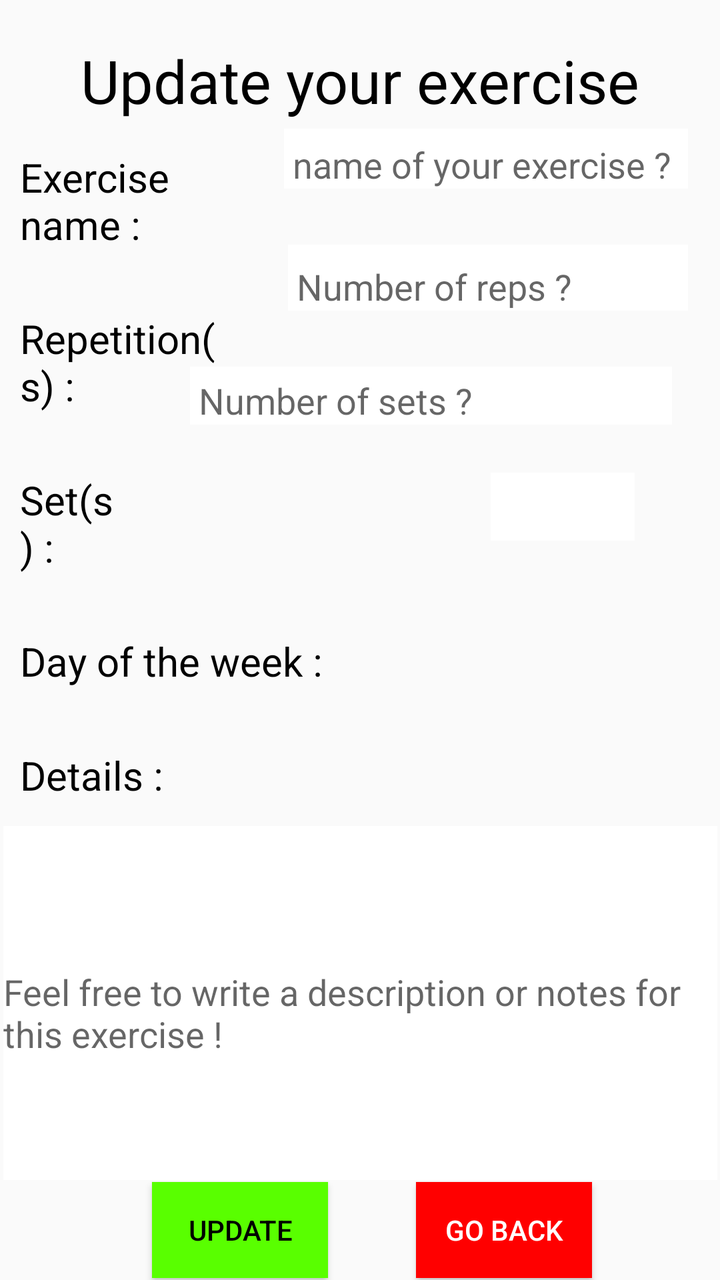
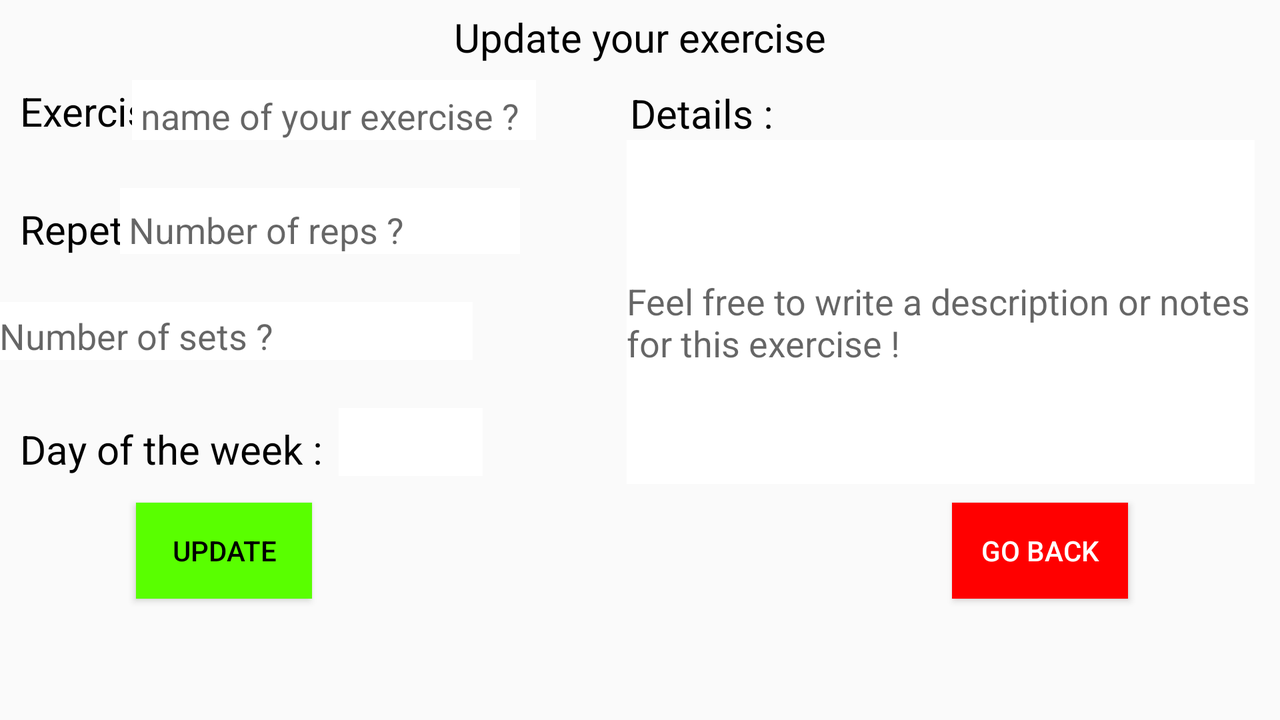

First picture: res/layout/ on a phone held upright. Second picture: the repository's own variant of that layout, on a device whose configuration matches the variant's folder. Source for both follows.
<!-- AndroidManifest.xml: application theme AppTheme -->
<!-- res/layout/activity_modify.xml -->
<?xml version="1.0" encoding="utf-8"?>
<androidx.constraintlayout.widget.ConstraintLayout xmlns:android="http://schemas.android.com/apk/res/android"
    xmlns:app="http://schemas.android.com/apk/res-auto"
    xmlns:tools="http://schemas.android.com/tools"
    android:layout_width="match_parent"
    android:layout_height="match_parent"
    android:orientation="vertical"
    android:background="@drawable/green">

    <EditText
        android:id="@+id/detailUpdate"
        android:layout_width="357dp"
        android:layout_height="177dp"
        android:layout_alignRight="@+id/exerciseNameDetail"
        android:layout_marginTop="12dp"
        android:background="@color/white"
        android:inputType="text|textMultiLine"
        android:hint="Feel free to write a description or notes for this exercise !"
        android:paddingTop="10dp"
        app:layout_constraintEnd_toEndOf="parent"
        app:layout_constraintStart_toStartOf="parent"
        app:layout_constraintTop_toBottomOf="@+id/details">

    </EditText>

    <TextView
        android:id="@+id/details"
        android:layout_width="0dp"
        android:layout_height="wrap_content"
        android:layout_marginTop="20dp"
        android:layout_weight="1"
        android:paddingLeft="10dp"
        android:paddingTop="10dp"
        android:text="Details : "
        android:textColor="@color/black"
        android:textSize="20sp"
        app:layout_constraintStart_toStartOf="parent"
        app:layout_constraintTop_toBottomOf="@+id/dayOfWeekDetail">

    </TextView>

    <TextView
        android:id="@+id/dayOfWeekDetail"
        android:layout_width="0dp"
        android:layout_height="wrap_content"
        android:layout_marginTop="20dp"
        android:layout_weight="1"
        android:paddingLeft="10dp"
        android:paddingTop="10dp"
        android:text="Day of the week :"
        android:textColor="@color/black"
        android:textSize="20sp"
        app:layout_constraintStart_toStartOf="parent"
        app:layout_constraintTop_toBottomOf="@+id/setDetail">

    </TextView>

    <TextView
        android:id="@+id/titleUpdate"
        android:layout_width="wrap_content"
        android:layout_height="wrap_content"
        android:layout_gravity="center"
        android:paddingTop="20dp"
        android:text="Update your exercise"
        android:textColor="@color/black"
        android:textSize="30sp"
        app:layout_constraintEnd_toEndOf="parent"
        app:layout_constraintStart_toStartOf="parent"
        app:layout_constraintTop_toTopOf="parent">

    </TextView>

    <TextView
        android:id="@+id/exerciseNameDetail"
        android:layout_width="0dp"
        android:layout_height="wrap_content"
        android:layout_marginTop="65dp"
        android:layout_weight="1"
        android:paddingLeft="10dp"
        android:paddingTop="10dp"
        android:text="Exercise name : "
        android:textColor="@color/black"
        android:textSize="20sp"
        app:layout_constraintEnd_toStartOf="@+id/exerciseNameUpdate"
        app:layout_constraintStart_toStartOf="parent"
        app:layout_constraintTop_toTopOf="parent">

    </TextView>

    <TextView
        android:id="@+id/repetitionDetail"
        android:layout_width="0dp"
        android:layout_height="wrap_content"
        android:layout_marginTop="20dp"
        android:layout_marginEnd="31dp"
        android:layout_marginRight="31dp"
        android:layout_weight="1"
        android:paddingLeft="10dp"
        android:paddingTop="10dp"
        android:text="Repetition(s) : "
        android:textColor="@color/black"
        android:textSize="20sp"
        app:layout_constraintEnd_toStartOf="@+id/repetitionUpdate"
        app:layout_constraintStart_toStartOf="parent"
        app:layout_constraintTop_toBottomOf="@+id/exerciseNameDetail">

    </TextView>

    <TextView
        android:id="@+id/setDetail"
        android:layout_width="0dp"
        android:layout_height="wrap_content"
        android:layout_marginTop="20dp"
        android:layout_marginEnd="36dp"
        android:layout_marginRight="36dp"
        android:layout_weight="1"
        android:paddingLeft="10dp"
        android:paddingTop="10dp"
        android:text="Set(s) :"
        android:textColor="@color/black"
        android:textSize="20sp"
        app:layout_constraintEnd_toStartOf="@id/setUpdate"
        app:layout_constraintStart_toStartOf="parent"
        app:layout_constraintTop_toBottomOf="@+id/repetitionDetail">

    </TextView>

    <EditText
        android:id="@+id/exerciseNameUpdate"
        android:layout_width="202dp"
        android:layout_height="30dp"
        android:layout_alignRight="@+id/exerciseNameDetail"
        android:layout_marginTop="4dp"
        android:layout_marginBottom="10dp"
        android:layout_marginEnd="16dp"
        android:layout_marginRight="16dp"
        android:background="@color/white"
        android:inputType="text"
        android:hint=" name of your exercise ?"
        android:paddingTop="10dp"
        app:layout_constraintEnd_toEndOf="parent"
        app:layout_constraintTop_toBottomOf="@+id/titleUpdate">

    </EditText>

    <EditText
        android:id="@+id/repetitionUpdate"
        android:layout_width="200dp"
        android:layout_height="33dp"
        android:layout_alignRight="@+id/exerciseNameDetail"
        android:layout_marginTop="28dp"
        android:layout_marginEnd="16dp"
        android:layout_marginRight="16dp"
        android:background="@color/white"
        android:inputType="number"
        android:hint=" Number of reps ?"
        android:paddingTop="10dp"
        app:layout_constraintEnd_toEndOf="parent"
        app:layout_constraintTop_toBottomOf="@+id/exerciseNameUpdate">

    </EditText>

    <EditText
        android:id="@+id/setUpdate"
        android:layout_width="241dp"
        android:layout_height="29dp"
        android:layout_alignRight="@+id/exerciseNameDetail"
        android:layout_marginTop="28dp"
        android:layout_marginEnd="24dp"
        android:layout_marginRight="24dp"
        android:background="@color/white"
        android:inputType="number"
        android:hint=" Number of sets ?"
        android:paddingTop="10dp"
        app:layout_constraintEnd_toEndOf="parent"
        app:layout_constraintTop_toBottomOf="@+id/repetitionUpdate">

    </EditText>

    <Spinner
        android:id="@+id/dayOfWeekSpinnerUpdate"
        android:layout_width="72dp"
        android:layout_height="34dp"
        android:layout_marginStart="84dp"
        android:layout_marginLeft="84dp"
        android:layout_marginTop="24dp"
        android:background="@color/white"
        android:dropDownSelector="@color/grey"
        app:layout_constraintStart_toEndOf="@+id/dayOfWeekDetail"
        app:layout_constraintTop_toBottomOf="@+id/setUpdate">

    </Spinner>

    <Button
        android:id="@+id/updateExercise"
        android:layout_width="wrap_content"
        android:layout_height="wrap_content"
        android:layout_marginStart="76dp"
        android:layout_marginLeft="76dp"
        android:background="@color/green"
        android:text="Update"
        android:textColor="@color/black"
        app:layout_constraintBottom_toBottomOf="parent"
        app:layout_constraintStart_toStartOf="parent"
        app:layout_constraintTop_toBottomOf="@+id/detailUpdate"
        app:layout_constraintVertical_bias="0.478" />

    <Button
        android:id="@+id/goBack"
        android:layout_width="wrap_content"
        android:layout_height="wrap_content"
        android:layout_marginEnd="64dp"
        android:layout_marginRight="64dp"
        android:background="@color/red"
        android:text="Go Back"
        android:textColor="@color/white"
        app:layout_constraintBottom_toBottomOf="parent"
        app:layout_constraintEnd_toEndOf="parent"
        app:layout_constraintTop_toBottomOf="@+id/detailUpdate"
        app:layout_constraintVertical_bias="0.478" />

    <TextView
        android:id="@+id/errorUpdate"
        android:layout_width="wrap_content"
        android:layout_height="wrap_content"
        android:layout_marginBottom="112dp"
        android:textColor="@color/red"
        app:layout_constraintBottom_toBottomOf="parent"
        app:layout_constraintEnd_toEndOf="parent"
        app:layout_constraintHorizontal_bias="0.087"
        app:layout_constraintStart_toStartOf="parent" />


</androidx.constraintlayout.widget.ConstraintLayout>
<!-- resources referenced by this layout -->
<resources>
  <color name="black">#000000</color>
  <color name="green">#59FF00</color>
  <color name="grey">#BDBDBD</color>
  <color name="red">#FF0000</color>
  <color name="white">#FFFFFF</color>
  <style name="AppTheme" parent="Theme.AppCompat.Light.DarkActionBar">
          
          <item name="actionBarStyle">@style/MyActionBar</item>
          <item name="listMenuViewStyle">@style/MyActionBar</item>
      </style>
  <style name="MyActionBar" parent="@style/Widget.AppCompat.Light.ActionBar.Solid.Inverse">
          <item name="background">@color/green_dark</item>
          <item name="titleTextStyle">@style/MyActionBarTitle</item>
      </style>
  <color name="green_dark">#4AD116</color>
  <style name="MyActionBarTitle" parent="@style/TextAppearance.AppCompat.Widget.ActionBar.Title">
          <item name="android:textColor">@color/white</item>
      </style>
</resources>
<!-- res/layout-land/activity_modify.xml (the repository's variant of the layout above) -->
<!-- drawn on the phone turned sideways -->
<?xml version="1.0" encoding="utf-8"?>
<androidx.constraintlayout.widget.ConstraintLayout xmlns:android="http://schemas.android.com/apk/res/android"
    xmlns:app="http://schemas.android.com/apk/res-auto"
    xmlns:tools="http://schemas.android.com/tools"
    android:layout_width="match_parent"
    android:layout_height="match_parent"
    android:orientation="vertical"
    android:background="@drawable/green">

    <EditText
        android:id="@+id/detailUpdate"
        android:layout_width="314dp"
        android:layout_height="172dp"
        android:layout_alignRight="@+id/exerciseNameDetail"
        android:background="@color/white"
        android:hint="Feel free to write a description or notes for this exercise !"
        android:inputType="text|textMultiLine"
        android:paddingTop="10dp"
        app:layout_constraintEnd_toEndOf="parent"
        app:layout_constraintHorizontal_bias="0.961"
        app:layout_constraintStart_toStartOf="parent"
        app:layout_constraintTop_toBottomOf="@+id/details">

    </EditText>

    <TextView
        android:id="@+id/details"
        android:layout_width="0dp"
        android:layout_height="wrap_content"
        android:layout_marginStart="37dp"
        android:layout_marginLeft="37dp"
        android:layout_marginTop="1dp"
        android:layout_weight="1"
        android:paddingLeft="10dp"
        android:paddingTop="10dp"
        android:text="Details : "
        android:textColor="@color/black"
        android:textSize="20sp"
        app:layout_constraintStart_toEndOf="@+id/exerciseNameUpdate"
        app:layout_constraintTop_toBottomOf="@+id/titleUpdate">

    </TextView>

    <TextView
        android:id="@+id/dayOfWeekDetail"
        android:layout_width="0dp"
        android:layout_height="wrap_content"
        android:layout_marginTop="20dp"
        android:layout_weight="1"
        android:paddingLeft="10dp"
        android:paddingTop="10dp"
        android:text="Day of the week :"
        android:textColor="@color/black"
        android:textSize="20sp"
        app:layout_constraintStart_toStartOf="parent"
        app:layout_constraintTop_toBottomOf="@+id/setDetail">

    </TextView>

    <TextView
        android:id="@+id/titleUpdate"
        android:layout_width="wrap_content"
        android:layout_height="wrap_content"
        android:layout_gravity="center"
        android:paddingTop="5dp"
        android:text="Update your exercise"
        android:textColor="@color/black"
        android:textSize="20sp"
        app:layout_constraintEnd_toEndOf="parent"
        app:layout_constraintStart_toStartOf="parent"
        app:layout_constraintTop_toTopOf="parent">

    </TextView>

    <TextView
        android:id="@+id/exerciseNameDetail"
        android:layout_width="162dp"
        android:layout_height="39dp"
        android:layout_marginTop="32dp"
        android:layout_weight="1"
        android:paddingLeft="10dp"
        android:paddingTop="10dp"
        android:text="Exercise name : "
        android:textColor="@color/black"
        android:textSize="20sp"
        app:layout_constraintEnd_toStartOf="@+id/exerciseNameUpdate"
        app:layout_constraintHorizontal_bias="0.0"
        app:layout_constraintStart_toStartOf="parent"
        app:layout_constraintTop_toTopOf="parent">

    </TextView>

    <TextView
        android:id="@+id/repetitionDetail"
        android:layout_width="150dp"
        android:layout_height="37dp"
        android:layout_marginTop="20dp"
        android:layout_marginEnd="31dp"
        android:layout_marginRight="31dp"
        android:layout_weight="1"
        android:paddingLeft="10dp"
        android:paddingTop="10dp"
        android:text="Repetition(s) : "
        android:textColor="@color/black"
        android:textSize="20sp"
        app:layout_constraintEnd_toStartOf="@+id/repetitionUpdate"
        app:layout_constraintHorizontal_bias="0.0"
        app:layout_constraintStart_toStartOf="parent"
        app:layout_constraintTop_toBottomOf="@+id/exerciseNameDetail">

    </TextView>

    <TextView
        android:id="@+id/setDetail"
        android:layout_width="100dp"
        android:layout_height="37dp"
        android:layout_marginTop="16dp"
        android:layout_marginEnd="36dp"
        android:layout_marginRight="36dp"
        android:layout_weight="1"
        android:paddingLeft="10dp"
        android:paddingTop="10dp"
        android:text="Set(s) :"
        android:textColor="@color/black"
        android:textSize="20sp"
        app:layout_constraintEnd_toStartOf="@id/setUpdate"
        app:layout_constraintHorizontal_bias="0.0"
        app:layout_constraintStart_toStartOf="parent"
        app:layout_constraintTop_toBottomOf="@+id/repetitionDetail">

    </TextView>

    <EditText
        android:id="@+id/exerciseNameUpdate"
        android:layout_width="202dp"
        android:layout_height="30dp"
        android:layout_alignRight="@+id/exerciseNameDetail"
        android:layout_marginTop="8dp"
        android:layout_marginEnd="372dp"
        android:layout_marginRight="372dp"
        android:background="@color/white"
        android:hint=" name of your exercise ?"
        android:inputType="text"
        android:paddingTop="10dp"
        app:layout_constraintEnd_toEndOf="parent"
        app:layout_constraintTop_toBottomOf="@+id/titleUpdate">

    </EditText>

    <EditText
        android:id="@+id/repetitionUpdate"
        android:layout_width="200dp"
        android:layout_height="33dp"
        android:layout_alignRight="@+id/exerciseNameDetail"
        android:layout_marginTop="24dp"
        android:layout_marginEnd="380dp"
        android:layout_marginRight="380dp"
        android:background="@color/white"
        android:hint=" Number of reps ?"
        android:inputType="number"
        android:paddingTop="10dp"
        app:layout_constraintEnd_toEndOf="parent"
        app:layout_constraintTop_toBottomOf="@+id/exerciseNameUpdate">

    </EditText>

    <EditText
        android:id="@+id/setUpdate"
        android:layout_width="241dp"
        android:layout_height="29dp"
        android:layout_alignRight="@+id/exerciseNameDetail"
        android:layout_marginTop="24dp"
        android:layout_marginEnd="404dp"
        android:layout_marginRight="404dp"
        android:background="@color/white"
        android:hint=" Number of sets ?"
        android:inputType="number"
        android:paddingTop="10dp"
        app:layout_constraintEnd_toEndOf="parent"
        app:layout_constraintTop_toBottomOf="@+id/repetitionUpdate">

    </EditText>

    <Spinner
        android:id="@+id/dayOfWeekSpinnerUpdate"
        android:layout_width="72dp"
        android:layout_height="34dp"
        android:layout_marginStart="8dp"
        android:layout_marginLeft="8dp"
        android:layout_marginTop="24dp"
        android:background="@color/white"
        android:dropDownSelector="@color/grey"
        app:layout_constraintStart_toEndOf="@+id/dayOfWeekDetail"
        app:layout_constraintTop_toBottomOf="@+id/setUpdate">

    </Spinner>

    <Button
        android:id="@+id/updateExercise"
        android:layout_width="wrap_content"
        android:layout_height="wrap_content"
        android:layout_marginStart="68dp"
        android:layout_marginLeft="68dp"
        android:background="@color/green"
        android:text="Update"
        android:textColor="@color/black"
        app:layout_constraintBottom_toBottomOf="parent"
        app:layout_constraintStart_toStartOf="parent"
        app:layout_constraintTop_toBottomOf="@+id/detailUpdate"
        app:layout_constraintVertical_bias="0.132" />

    <Button
        android:id="@+id/goBack"
        android:layout_width="wrap_content"
        android:layout_height="wrap_content"
        android:layout_marginEnd="76dp"
        android:layout_marginRight="76dp"
        android:background="@color/red"
        android:text="Go Back"
        android:textColor="@color/white"
        app:layout_constraintBottom_toBottomOf="parent"
        app:layout_constraintEnd_toEndOf="parent"
        app:layout_constraintTop_toBottomOf="@+id/detailUpdate"
        app:layout_constraintVertical_bias="0.132" />

    <TextView
        android:id="@+id/errorUpdate"
        android:layout_width="727dp"
        android:layout_height="21dp"
        android:layout_marginBottom="48dp"
        android:gravity="center"
        android:textColor="@color/red"
        app:layout_constraintBottom_toBottomOf="parent"
        app:layout_constraintEnd_toEndOf="parent"
        app:layout_constraintStart_toStartOf="parent" />


</androidx.constraintlayout.widget.ConstraintLayout>
